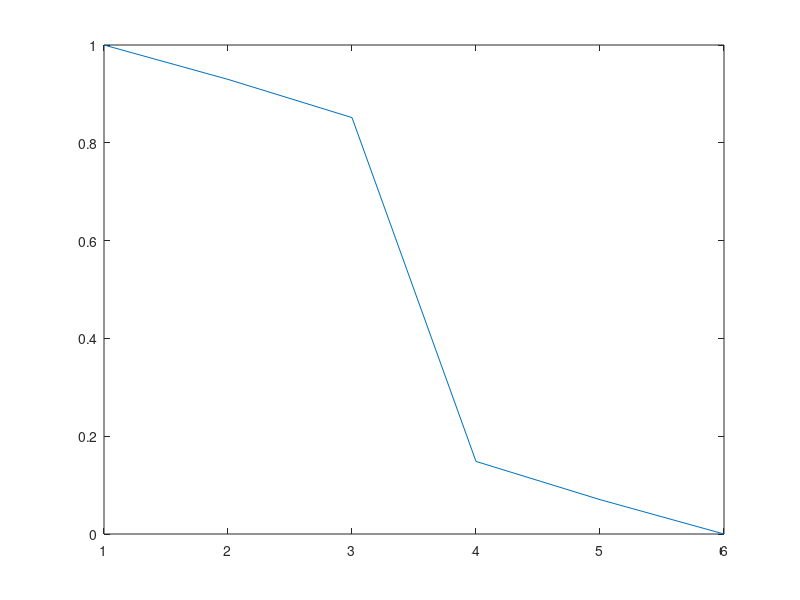

MATLAB code to generate this figure:
clear all; close all;

%Linear graph with 6 nodes, 5 edges

%incidence matrix A of size edges*vertices

A = [  +1  -1   0   0   0  0
            0 +1 -1   0   0  0
            0   0 +1 -1   0  0
            0   0   0 +1 -1  0
            0   0   0   0 +1 -1  ];
        
        
[E,V] = size(A); % get number of edges, E, and vertices,V
        
  
%weight (similarity) matrix with equal weights of each edge        
W = [    1   0   0   0   0
            0   1   0   0   0
            0   0   1   0   0
            0   0   0   1   0
            0   0   0   0   1  ];
 
 %weight matrix with unequal weights             
 W1 = [ 1   0   0   0   0
            0  .9   0   0   0
            0   0  0.1  0   0
            0   0   0  .9   0
            0   0   0   0   1  ];       
         

        
%graph Laplacian   
Lap=A'*W1*A

%we are looking for the solution phi which solves Lap*phi = 0,
%employing the boundary conditions phi(1)=1, phi(V)=0;
%yields a reduced linear system L*phi_inside = b which applies to 
%values of nodes  [2:V-1] inside the domain

%set left and right boundary values
phi_1=1; phi_V=0;

%L will become our reduced Laplacian
L=Lap;

%remove first and last row from Laplacian
L([1,end],:)=[];

%incorporate boundary conditions into b

%subtract 1st and last column of L from both sides of the equation
%L*phi_inside = b
b = zeros(V-2,1)  - L(:,1)*phi_1 - L(:,end)*phi_V
L(:,[1,end])=[]

% solve linear system L*phi_inside=b;
phi_inside=L\b;

%append boundary values to obtain full result vector
phi = [phi_1 , phi_inside', phi_V];



%plot phi
plot(phi);       
        
        
        
%  %graph Laplacian   
% L=A'*W*A;
% 
% 
% %set boundary conditions
% %clamp first vertex to 1 (probability to be foreground), last vertex to zero
% b_1=1; b_end=0;
% 
% %create b, right hand side of Lx=b 
% b = zeros(V,1) - L(:,1)*b_1 - L(:,end)*b_end;
% 
% %remove first and last column from Laplacian as they have been shifted to
% %the rhs
% L(:,[1,end])=[];
% 
% %take care of fluxes over boundaries
% f=[-1;zeros(V-2,1);1];
% L(:,end+1)=f;
% 
% %solve linear system Lx=b, returns values in inner domain;
% result=L\b; 
% 
% %incorporate boundary values in result, remove flux
% result=[b_1 , result(1:end-1)', b_end];
% 
% %plot result
% plot([1:V],result);       
%         
        
        




%  return;

% clear all; close all;
% 
% %using sparse matrices
% V=101; %number of vertices
% E=V-1; %number of edges
% e = ones(E,1);
% A = spdiags([e -e], 0:1, E, V);
% 
% %compute a weight function which drops in the centre of the graph
% sigma=E/10; %weights drop over a region of 2*sigma vertices
% minW=0.2 %minimum weight (similarity)
% w=1-(1-minW)*exp(-0.5*( ([1:E]-E/2).^2 / sigma^2 ));
% 
% %w=ones(1,E); %for isotropic case
% 
% W = spdiags(w', 0, E, E);
% 
% 
% %graph Laplacian   
% L=A'*W*A;
% 
% %set left and right boundary values
% phi_1=1; phi_V=0;
% 
% %remove first and last row from Laplacian
% L([1,end],:)=[];
% 
% %incorporate boundary conditions into b
% 
% %subtract 1st and last column of L from both sides of the equation
% b=zeros(V-2,1)  - L(:,1)*phi_1 - L(:,end)*phi_V;
% L(:,[1,end])=[];
% 
% % solve linear system L*phi=b;
% phi=L\b;
% 
% %append boundary values to obtain full result vector
% phi=[phi_1 , phi', phi_V];
% 
% %plot phi
% plot(phi);       